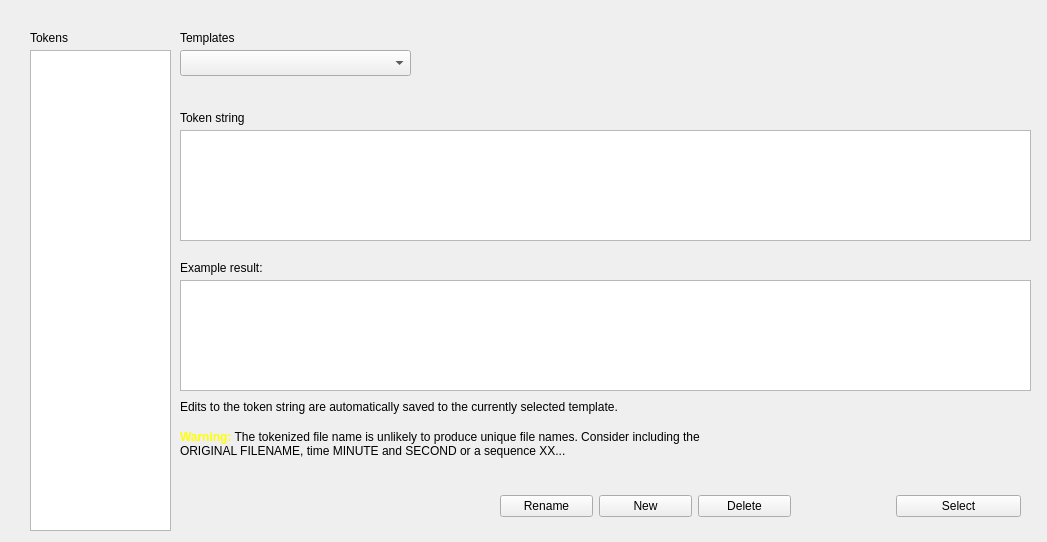
<?xml version="1.0" encoding="UTF-8"?>
<ui version="4.0">
 <class>TokenDlg</class>
 <widget class="QDialog" name="TokenDlg">
  <property name="geometry">
   <rect>
    <x>0</x>
    <y>0</y>
    <width>1047</width>
    <height>542</height>
   </rect>
  </property>
  <property name="windowTitle">
   <string>Token Editor</string>
  </property>
  <property name="styleSheet">
   <string notr="true"/>
  </property>
  <widget class="TokenList" name="tokenList">
   <property name="geometry">
    <rect>
     <x>30</x>
     <y>50</y>
     <width>141</width>
     <height>481</height>
    </rect>
   </property>
  </widget>
  <widget class="TokenEdit" name="tokenEdit">
   <property name="geometry">
    <rect>
     <x>180</x>
     <y>130</y>
     <width>851</width>
     <height>111</height>
    </rect>
   </property>
   <property name="font">
    <font>
     <pointsize>16</pointsize>
    </font>
   </property>
   <property name="styleSheet">
    <string notr="true"/>
   </property>
  </widget>
  <widget class="QLabel" name="label">
   <property name="geometry">
    <rect>
     <x>30</x>
     <y>30</y>
     <width>91</width>
     <height>16</height>
    </rect>
   </property>
   <property name="text">
    <string>Tokens</string>
   </property>
  </widget>
  <widget class="QLabel" name="label_2">
   <property name="geometry">
    <rect>
     <x>180</x>
     <y>110</y>
     <width>91</width>
     <height>16</height>
    </rect>
   </property>
   <property name="text">
    <string>Token string</string>
   </property>
  </widget>
  <widget class="QLabel" name="label_3">
   <property name="geometry">
    <rect>
     <x>180</x>
     <y>260</y>
     <width>141</width>
     <height>16</height>
    </rect>
   </property>
   <property name="text">
    <string>Example result:</string>
   </property>
  </widget>
  <widget class="QComboBox" name="templatesCB">
   <property name="geometry">
    <rect>
     <x>180</x>
     <y>50</y>
     <width>231</width>
     <height>26</height>
    </rect>
   </property>
   <property name="editable">
    <bool>false</bool>
   </property>
   <property name="insertPolicy">
    <enum>QComboBox::InsertAtBottom</enum>
   </property>
  </widget>
  <widget class="QLabel" name="label_4">
   <property name="geometry">
    <rect>
     <x>180</x>
     <y>30</y>
     <width>91</width>
     <height>16</height>
    </rect>
   </property>
   <property name="text">
    <string>Templates</string>
   </property>
  </widget>
  <widget class="QWidget" name="layoutWidget">
   <property name="geometry">
    <rect>
     <x>500</x>
     <y>490</y>
     <width>521</width>
     <height>32</height>
    </rect>
   </property>
   <layout class="QHBoxLayout" name="horizontalLayout">
    <property name="sizeConstraint">
     <enum>QLayout::SetDefaultConstraint</enum>
    </property>
    <item>
     <widget class="QPushButton" name="renameBtn">
      <property name="sizePolicy">
       <sizepolicy hsizetype="Fixed" vsizetype="Fixed">
        <horstretch>0</horstretch>
        <verstretch>0</verstretch>
       </sizepolicy>
      </property>
      <property name="minimumSize">
       <size>
        <width>93</width>
        <height>0</height>
       </size>
      </property>
      <property name="focusPolicy">
       <enum>Qt::NoFocus</enum>
      </property>
      <property name="text">
       <string>Rename</string>
      </property>
     </widget>
    </item>
    <item>
     <widget class="QPushButton" name="newBtn">
      <property name="sizePolicy">
       <sizepolicy hsizetype="Fixed" vsizetype="Fixed">
        <horstretch>0</horstretch>
        <verstretch>0</verstretch>
       </sizepolicy>
      </property>
      <property name="minimumSize">
       <size>
        <width>93</width>
        <height>0</height>
       </size>
      </property>
      <property name="focusPolicy">
       <enum>Qt::NoFocus</enum>
      </property>
      <property name="text">
       <string>New</string>
      </property>
     </widget>
    </item>
    <item>
     <widget class="QPushButton" name="deleteBtn">
      <property name="sizePolicy">
       <sizepolicy hsizetype="Fixed" vsizetype="Fixed">
        <horstretch>0</horstretch>
        <verstretch>0</verstretch>
       </sizepolicy>
      </property>
      <property name="minimumSize">
       <size>
        <width>93</width>
        <height>0</height>
       </size>
      </property>
      <property name="focusPolicy">
       <enum>Qt::NoFocus</enum>
      </property>
      <property name="text">
       <string>Delete</string>
      </property>
     </widget>
    </item>
    <item>
     <spacer name="horizontalSpacer">
      <property name="orientation">
       <enum>Qt::Horizontal</enum>
      </property>
      <property name="sizeHint" stdset="0">
       <size>
        <width>40</width>
        <height>20</height>
       </size>
      </property>
     </spacer>
    </item>
    <item>
     <widget class="QPushButton" name="okBtn">
      <property name="sizePolicy">
       <sizepolicy hsizetype="Fixed" vsizetype="Fixed">
        <horstretch>0</horstretch>
        <verstretch>0</verstretch>
       </sizepolicy>
      </property>
      <property name="minimumSize">
       <size>
        <width>125</width>
        <height>0</height>
       </size>
      </property>
      <property name="focusPolicy">
       <enum>Qt::NoFocus</enum>
      </property>
      <property name="text">
       <string>Select</string>
      </property>
     </widget>
    </item>
   </layout>
  </widget>
  <widget class="QTextBrowser" name="resultText">
   <property name="geometry">
    <rect>
     <x>180</x>
     <y>280</y>
     <width>851</width>
     <height>111</height>
    </rect>
   </property>
   <property name="styleSheet">
    <string notr="true"/>
   </property>
  </widget>
  <widget class="QLabel" name="label_5">
   <property name="geometry">
    <rect>
     <x>180</x>
     <y>400</y>
     <width>551</width>
     <height>21</height>
    </rect>
   </property>
   <property name="text">
    <string>&lt;html&gt;&lt;head/&gt;&lt;body&gt;&lt;p&gt;Edits to the token string are automatically saved to the currently selected template.&lt;/p&gt;&lt;/body&gt;&lt;/html&gt;</string>
   </property>
   <property name="alignment">
    <set>Qt::AlignLeading|Qt::AlignLeft|Qt::AlignTop</set>
   </property>
  </widget>
  <widget class="QLabel" name="uniqueWarningLabel">
   <property name="geometry">
    <rect>
     <x>180</x>
     <y>430</y>
     <width>551</width>
     <height>41</height>
    </rect>
   </property>
   <property name="text">
    <string>&lt;html&gt;&lt;head/&gt;&lt;body&gt;&lt;p&gt;&lt;span style=&quot; font-weight:600; color:#ffff00;&quot;&gt;Warning:&lt;/span&gt; The tokenized file name is unlikely to produce unique file names. Consider including the ORIGINAL FILENAME, time MINUTE and SECOND or a sequence XX... &lt;/p&gt;&lt;/body&gt;&lt;/html&gt;</string>
   </property>
   <property name="alignment">
    <set>Qt::AlignLeading|Qt::AlignLeft|Qt::AlignTop</set>
   </property>
   <property name="wordWrap">
    <bool>true</bool>
   </property>
  </widget>
 </widget>
 <customwidgets>
  <customwidget>
   <class>TokenList</class>
   <extends>QListWidget</extends>
   <header>tokendlg.h</header>
  </customwidget>
  <customwidget>
   <class>TokenEdit</class>
   <extends>QTextEdit</extends>
   <header>tokendlg.h</header>
  </customwidget>
 </customwidgets>
 <resources/>
 <connections/>
</ui>
